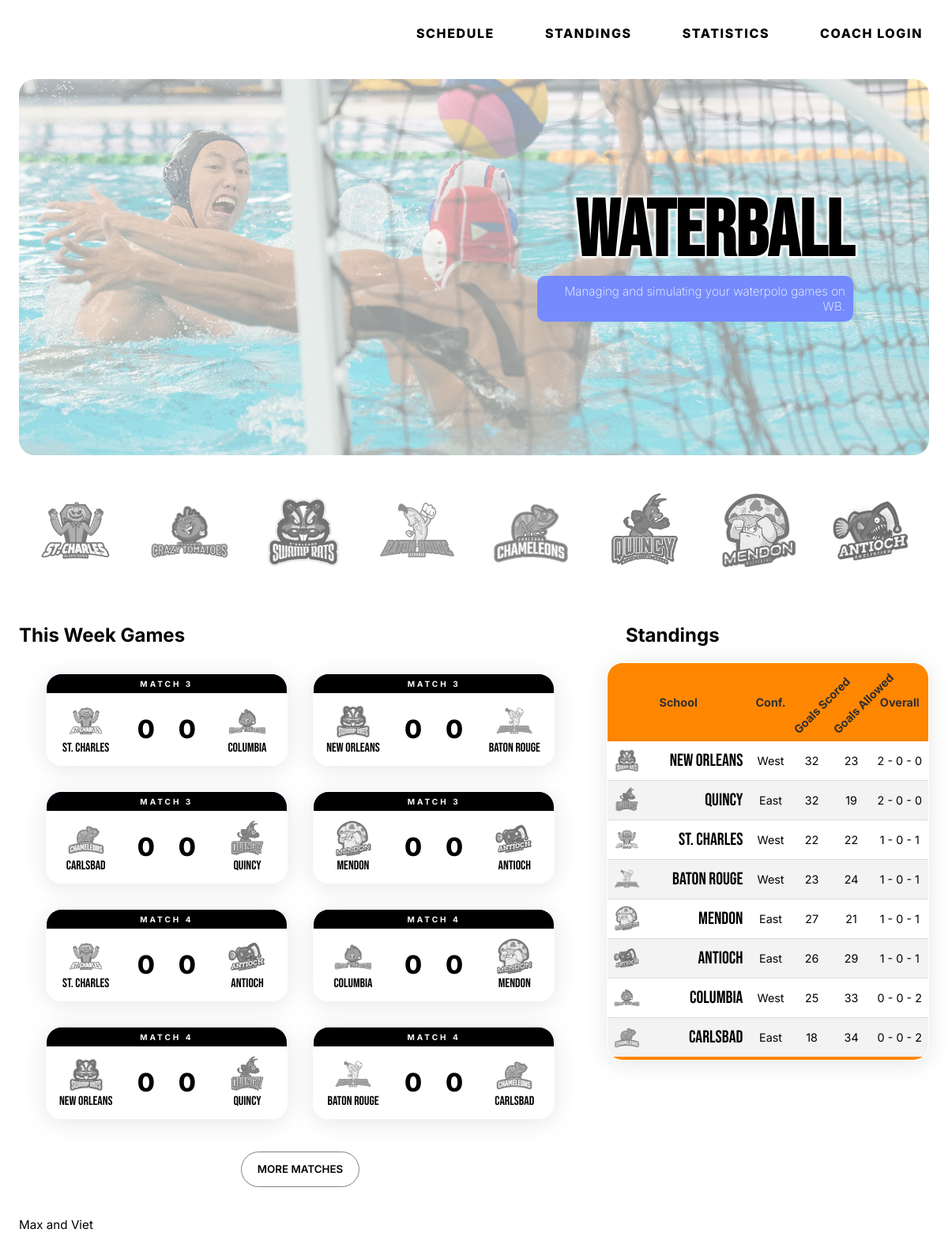
Before: / with the older database file.
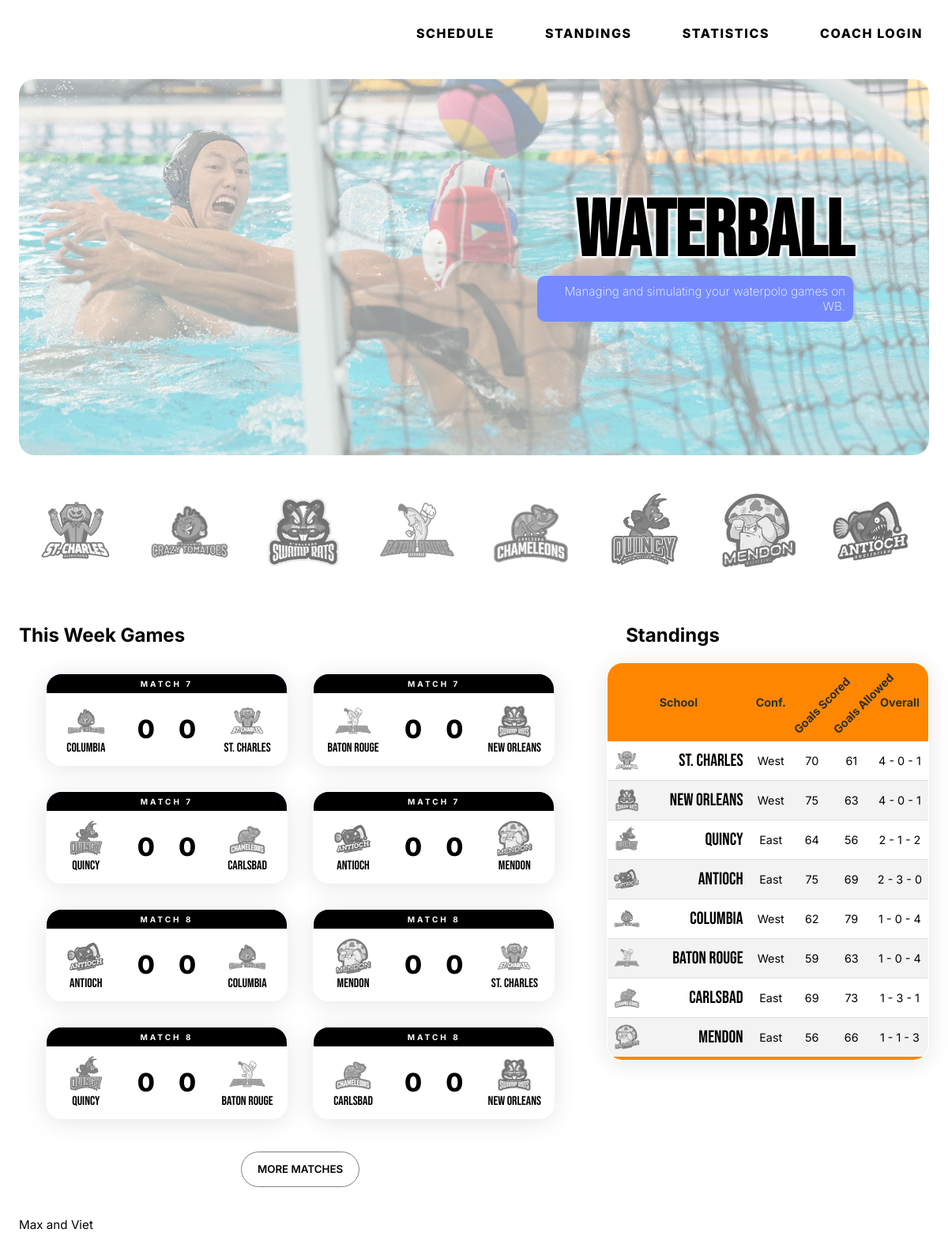
After: the same page with the newer database file.
### tables this page shows
CREATE TABLE teams (
  team_id INTEGER NOT NULL PRIMARY KEY AUTOINCREMENT,
  name varchar(30) NOT NULL,
  city varchar(30) NOT NULL,
  nickname varchar(30) NOT NULL,
  coach_id INTEGER NOT NULL,
  abb varchar(3) NOT NULL,
  short_name varchar(30) NOT NULL,
  division varchar(100) DEFAULT NULL,
  cp INTEGER NOT NULL DEFAULT '0',
  cp_used INTEGER NOT NULL DEFAULT '0',
  recruiting_poINTEGERs INTEGER NOT NULL DEFAULT '0',
  active char(1) NOT NULL DEFAULT 'Y',
  overall INTEGER NOT NULL DEFAULT '0',
  aggression INTEGER NOT NULL DEFAULT '0',
  logo text NOT NULL Default '0'
);

CREATE TABLE standings (
  id int DEFAULT NULL,
  season int DEFAULT NULL,
  team_id int DEFAULT NULL,
  wins int DEFAULT NULL,
  ties int DEFAULT NULL,
  losses int DEFAULT NULL,
  goals_scored int DEFAULT NULL,
  goals_against int DEFAULT NULL,
  competition_abb text,
  competition_type text,
  group_id text
);

CREATE TABLE schedule (
  schedule_id INTEGER DEFAULT NULL PRIMARY KEY AUTOINCREMENT,
  season INTEGER DEFAULT NULL,
  match_number INTEGER DEFAULT NULL,
  home_id INTEGER DEFAULT NULL,
  away_id INTEGER DEFAULT NULL,
  home_goals INTEGER DEFAULT NULL,
  away_goals INTEGER DEFAULT NULL,
  match_type text,
  competition_abb text,
  competition_type text,
  tiebreaker text,
  played text,
  commentary text,
  boxscore text,
  debug text,
  html_report text,
  home_rating double DEFAULT NULL,
  away_rating double DEFAULT NULL
);

### main.py (the view)
@app.route('/')
def index():
  conn = get_db_connection()
  teams = conn.execute('SELECT * FROM teams').fetchall()
  conn.close()
  conn = get_db_connection()
  standings = conn.execute('SELECT teams.team_id AS id, teams.logo AS logo, teams.name AS name, teams.division as division, standings.wins AS wins, standings.ties AS ties, standings.losses AS losses, standings.goals_scored AS scored, standings.goals_against AS against FROM teams INNER JOIN standings ON teams.team_id = standings.team_id WHERE standings.competition_type = "L" ORDER BY(standings.wins) desc'
  ).fetchall()
  conn = get_db_connection()
  schedule = conn.execute(
    'SELECT * FROM schedule where played = "N" LIMIT 8').fetchall()
  conn.close()
  conn = get_db_connection()
  homeschedule = conn.execute(
    'SELECT teams.* FROM schedule INNER JOIN teams ON teams.team_id = schedule.home_id'
  ).fetchall()
  conn.close()
  conn = get_db_connection()
  awayschedule = conn.execute(
    'SELECT teams.* FROM schedule INNER JOIN teams ON teams.team_id = schedule.away_id'
  ).fetchall()
  conn.close()
  return render_template('index.html',
                         title="Home",
                         teams=teams,
                         standings=standings,
                         schedule=schedule,
                         homeschedule=homeschedule,
                         awayschedule=awayschedule)

### main.py (called while the page is built)
def get_db_connection():
  conn = sqlite3.connect('database.db')
  conn.row_factory = sqlite3.Row
  return conn

### templates/index.html (shortened to what the changed rows need)
{% extends 'template.html' %}
{% block content %}
<section class="header-img adjust">
    <div class="overlay-text">
      <div class="background-gradient">
      <h1>WATERBALL</h1>
      </div>
    </div>
</section>
    </header>
    <main class="adjust">
        <section class="teams flex">
          {% for team in teams %}
            {% set url = team['logo'] %}
            <a href="{{ url_for('displayTeam', id=team['team_id']) }}" class="team-logo-wrapper">
                <img class="grey-filter" src="{{ url_for('static',filename=team['logo']) }}" alt="{{ team['name'] }}">
            </a>
          {% endfor %}
        </section>
        <section class="split">
            <aside class="standing">
                <h2>Standings</h2>
                <table class="styled-table standing-table index-table glass">
                  <thead>
                      <tr>
                          <th align ="center">School</th>
                          <th align ="center">Conf.</th>
                          <th align ="center">Goals Scored</th>
                          <th align ="center">Goals Allowed</th>
                          <th align ="center">Overall</th>
                      </tr>
                  </thead>
                  <tbody>
                    {% for stand in standings %}
                      <tr>
                          <td>
                            <a href="{{ url_for('displayTeam', id=stand['id']) }}" class="team-logo-wrapper">
                                <img class="grey-filter" src="{{ url_for('static',filename=stand['logo']) }}" alt="{{ stand['id'] }}">
                            </a>
                            {{ stand["name"] }}
                          </td>
                          <td align ="center">{{ stand["division"] }}</td>
                          <td align ="center">{{ stand["scored"] }}</td>
                          <td align ="center">{{ stand["against"] }}</td>
                        <td align ="center">{{ stand["wins"] }} - {{ stand["ties"] }} - {{ stand["losses"] }}</td>
                      </tr>
                    {%endfor%}
                  </tbody>
              </table>
            </aside>
          <article>
            <h2>This Week Games</h2>
            <section class="week-schedule">
          {% for sched in schedule %}
          <table class="game-table styled-table glass">
            <thead>
              <tr>
                <th colspan="4" style="background-color: black; color: white; text-transform: uppercase; text-align:center;letter-spacing: 0.3em; font-size: 10px;padding: 6px 15px;">
                  Match {{ sched['match_number'] }}
                </th>
              </tr>
            </thead>
            <tbody>
                <tr>
                  {% if sched['home_id'] < sched['away_id'] %}
                  {% for t in teams %}
                  {% if sched['home_id'] == t['team_id'] %}
                  <td>
                    <a href="{{ url_for('displayTeam', id=sched['home_id']) }}" class="team-logo-wrapper">
                        <img class="grey-filter" src="{{ url_for('static',filename=t['logo']) }}" alt="{{ sched['home_id'] }}">
                    </a>
                    {{ t["name"] }}
                  </td>
                  <td>{{ sched['home_goals'] }}</td>
                  {% endif %}
                  {% if sched['away_id'] == t['team_id'] %}
                  <td>{{ sched['away_goals'] }}</td>
                  <td>
                        <a href="{{ url_for('displayTeam', id=sched['away_id']) }}" class="team-logo-wrapper">
                                  <img class="grey-filter" src="{{ url_for('static',filename=t['logo']) }}" alt="{{ sched['away_id'] }}"></a>
                        {{ t['name'] }}</td>
                  {% endif %}
                  {% endfor %}
                  {% else %}
                  {% for t in teams|reverse %}
                  {% if sched['home_id'] == t['team_id'] %}
                  <td>
                    <a href="{{ url_for('displayTeam', id=sched['home_id']) }}" class="team-logo-wrapper">
                        <img class="grey-filter" src="{{ url_for('static',filename=t['logo']) }}" alt="{{ sched['home_id'] }}">
                    </a>
                    {{ t["name"] }}
                  </td>
                  <td>{{ sched['home_goals'] }}</td>
                  {% endif %}
                  {% if sched['away_id'] == t['team_id'] %}
                  <td>{{ sched['away_goals'] }}</td>
                  <td>
                        <a href="{{ url_for('displayTeam', id=sched['away_id']) }}" class="team-logo-wrapper">
                                  <img class="grey-filter" src="{{ url_for('static',filename=t['logo']) }}" alt="{{ sched['away_id'] }}"></a>
                        {{ t['name'] }}</td>
                  {% endif %}
                  {% endfor %}
                  {% endif %}
                </tr>
            </tbody>
        </table>
        {% endfor %}
      </section>
      </section>
    </main>
{% endblock %}

Changed rows visible on the page:
no longer on this page (row edited): schedule: match_number "3", home_goals "0", away_goals "0", teams (logo (picture), name "St. Charles"), teams (logo (picture), name "Columbia")
no longer on this page (row edited): schedule: match_number "3", home_goals "0", away_goals "0", teams (logo (picture), name "New Orleans"), teams (logo (picture), name "Baton Rouge")
no longer on this page (row edited): schedule: match_number "3", home_goals "0", away_goals "0", teams (logo (picture), name "Carlsbad"), teams (logo (picture), name "Quincy")
no longer on this page (row edited): schedule: match_number "3", home_goals "0", away_goals "0", teams (logo (picture), name "Mendon"), teams (logo (picture), name "Antioch")
no longer on this page (row edited): schedule: match_number "4", home_goals "0", away_goals "0", teams (logo (picture), name "St. Charles"), teams (logo (picture), name "Antioch")
no longer on this page (row edited): schedule: match_number "4", home_goals "0", away_goals "0", teams (logo (picture), name "Columbia"), teams (logo (picture), name "Mendon")
no longer on this page (row edited): schedule: match_number "4", home_goals "0", away_goals "0", teams (logo (picture), name "New Orleans"), teams (logo (picture), name "Quincy")
no longer on this page (row edited): schedule: match_number "4", home_goals "0", away_goals "0", teams (logo (picture), name "Baton Rouge"), teams (logo (picture), name "Carlsbad")
changed standings "St. Charles": scored "22" → "70"; against "22" → "61"; wins "1" → "4"; moves up the list
changed standings "New Orleans": scored "32" → "75"; against "23" → "63"; wins "2" → "4"; losses "0" → "1"
changed standings "Quincy": scored "32" → "64"; against "19" → "56"; ties "0" → "1"; losses "0" → "2"
changed standings "Antioch": scored "26" → "75"; against "29" → "69"; wins "1" → "2"; ties "0" → "3"; losses "1" → "0"
changed standings "Columbia": scored "25" → "62"; against "33" → "79"; wins "0" → "1"; losses "2" → "4"
changed standings "Baton Rouge": scored "23" → "59"; against "24" → "63"; losses "1" → "4"; moves down the list
changed standings "Carlsbad": scored "18" → "69"; against "34" → "73"; wins "0" → "1"; ties "0" → "3"; losses "2" → "1"
changed standings "Mendon": scored "27" → "56"; against "21" → "66"; ties "0" → "1"; losses "1" → "3"; moves down the list
now on this page (row unchanged): schedule: match_number "7", home_goals "0", away_goals "0", teams (logo (picture), name "Columbia"), teams (logo (picture), name "St. Charles")
now on this page (row unchanged): schedule: match_number "7", home_goals "0", away_goals "0", teams (logo (picture), name "Baton Rouge"), teams (logo (picture), name "New Orleans")
now on this page (row unchanged): schedule: match_number "7", home_goals "0", away_goals "0", teams (logo (picture), name "Quincy"), teams (logo (picture), name "Carlsbad")
now on this page (row unchanged): schedule: match_number "7", home_goals "0", away_goals "0", teams (logo (picture), name "Antioch"), teams (logo (picture), name "Mendon")
now on this page (row unchanged): schedule: match_number "8", home_goals "0", away_goals "0", teams (logo (picture), name "Antioch"), teams (logo (picture), name "Columbia")
now on this page (row unchanged): schedule: match_number "8", home_goals "0", away_goals "0", teams (logo (picture), name "Mendon"), teams (logo (picture), name "St. Charles")
now on this page (row unchanged): schedule: match_number "8", home_goals "0", away_goals "0", teams (logo (picture), name "Quincy"), teams (logo (picture), name "Baton Rouge")
now on this page (row unchanged): schedule: match_number "8", home_goals "0", away_goals "0", teams (logo (picture), name "Carlsbad"), teams (logo (picture), name "New Orleans")
